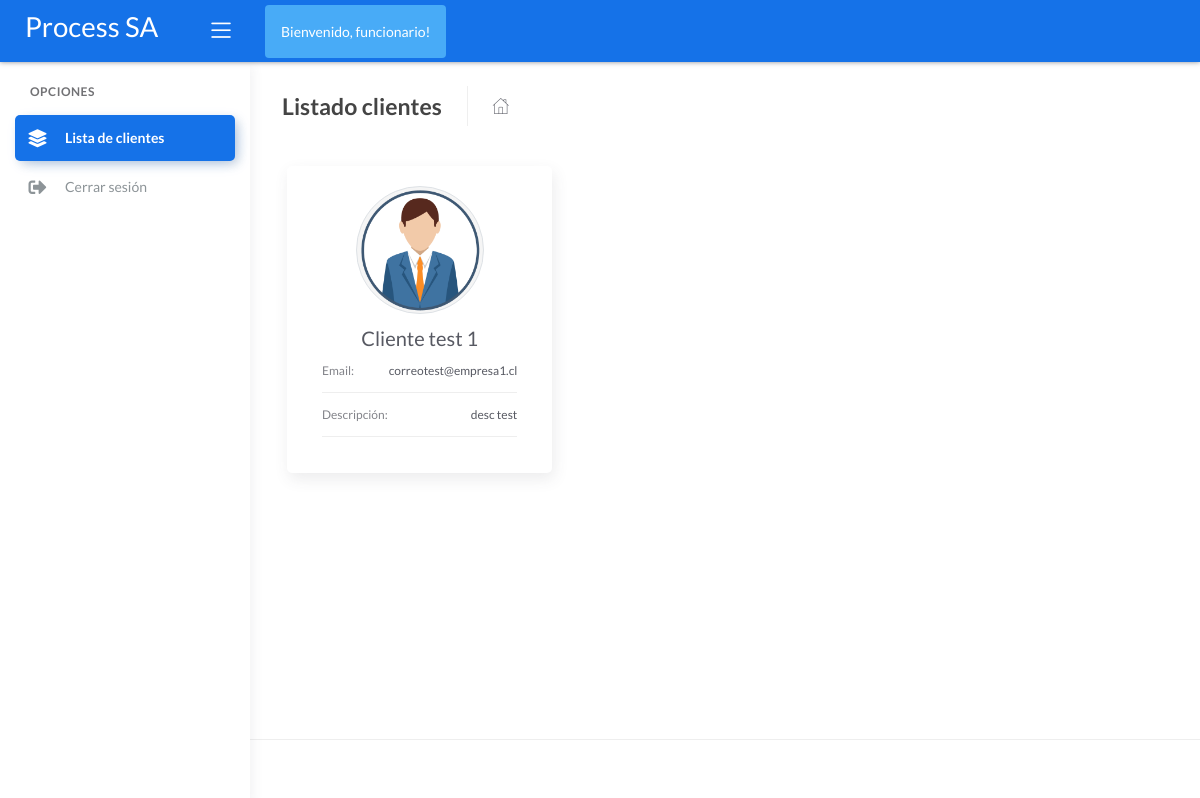
Screenshot of /client_list (signed in) with the database file from the repository.
### processAuth/models.py (models this page shows, shortened)
class userModel(models.Model):
    user = models.OneToOneField(User, on_delete=models.CASCADE)
    name = models.CharField(max_length=100)
    email = models.EmailField()
    role = models.IntegerField(choices = USER_ROLE)
    created_at = models.DateTimeField(auto_now_add=True)
    disabled = models.BooleanField(default = False)

### processCore/models.py (models this page shows, shortened)
class Client(models.Model):
    name = models.CharField(max_length=100)
    email = models.EmailField()
    description = models.TextField(max_length=200)
    created_at = models.DateTimeField(auto_now_add=True)
    disabled = models.BooleanField(default = False)

### processCore/views.py (the view)
# urls.py: path('client_list', views.client_list, name="client_list"),
@login_required(login_url="/login/")
def client_list(request):
    current_user = request.user
    context = {}
    context['client_list'] = Client.objects.all()
    context['employee'] = userModel.objects.get(user=current_user)
    return render(request, 'index.html', context=context)

### processCore/templates/index.html (shortened to what this page needs)
{% extends "layouts/base.html" %}
{% block content %}
{% load static %}
    <div class="page-inner">
        <div class="page-header">
            <h4 class="page-title">Listado clientes</h4>
            <ul class="breadcrumbs">
                <li class="nav-home">
                    <a href="{% url 'client_list' %} ">
                        <i class="flaticon-home"></i>
                    </a>
                </li>
            </ul>
        </div>
        <div class="row">
            {% for client in client_list %}
            <div class="col-md-4">
                <div class="card-pricing">
                    <div class="card">
                        <div class="card-body">
                            <div class="col-md-12 mb-2">
                                <a href="{% url 'process_list' client_pk=client.pk %}">
                                    <center>
                                        <img src="/static/assets/img/client.png" class="avatar avatar-xxl rounded-circle border" alt="logo" style="background-color: whitesmoke;"/>
                                    </center>
                                </a>
                            </div>
                            <div class="col-md-12">
                                <a class="card-header card-title" href="{% url 'process_list' client_pk=client.pk %}">{{ client.name }}</a>
                                <ul class="specification-list">
                                    <li>
                                        <span class="name-specification">Email:</span>
                                        <span class="status-specification">{{ client.email }}</span>
                                    </li>
                                    <li>
                                        <span class="name-specification">Descripción:</span>
                                        <span class="status-specification">{{ client.description }}</span>
                                    </li>
                                </ul>
                            </div>
                        </div>
                    </div>
                </div>
            </div>
            {% endfor %}
        </div>
    </div>
{% endblock content %}

### processCore/templates/includes/navigation.html (shortened to what this page needs)
		<div class="main-header">
			<div class="logo-header" data-background-color="blue">
				<a href="{% url 'client_list' %}">
					<h1 class="text-white">Process SA</h1>
				</a>
				<div class="nav-toggle">
					<button class="btn btn-toggle toggle-sidebar">
						<i class="icon-menu"></i>
					</button>
				</div>
			</div>
			<nav class="navbar navbar-header navbar-expand-lg" data-background-color="blue">
				{% if user.is_authenticated %}
					<div class="p-2 bg-info d-flex p-3 bg-secondary text-white rounded float-right">
						Bienvenido, {{employee.name}}!
					</div>
				{% endif %}
			</nav>
		</div>

### rows the page displays
userModel: name "funcionario"
Client: name "Cliente test 1", email "correotest@empresa1.cl", description "desc test"
